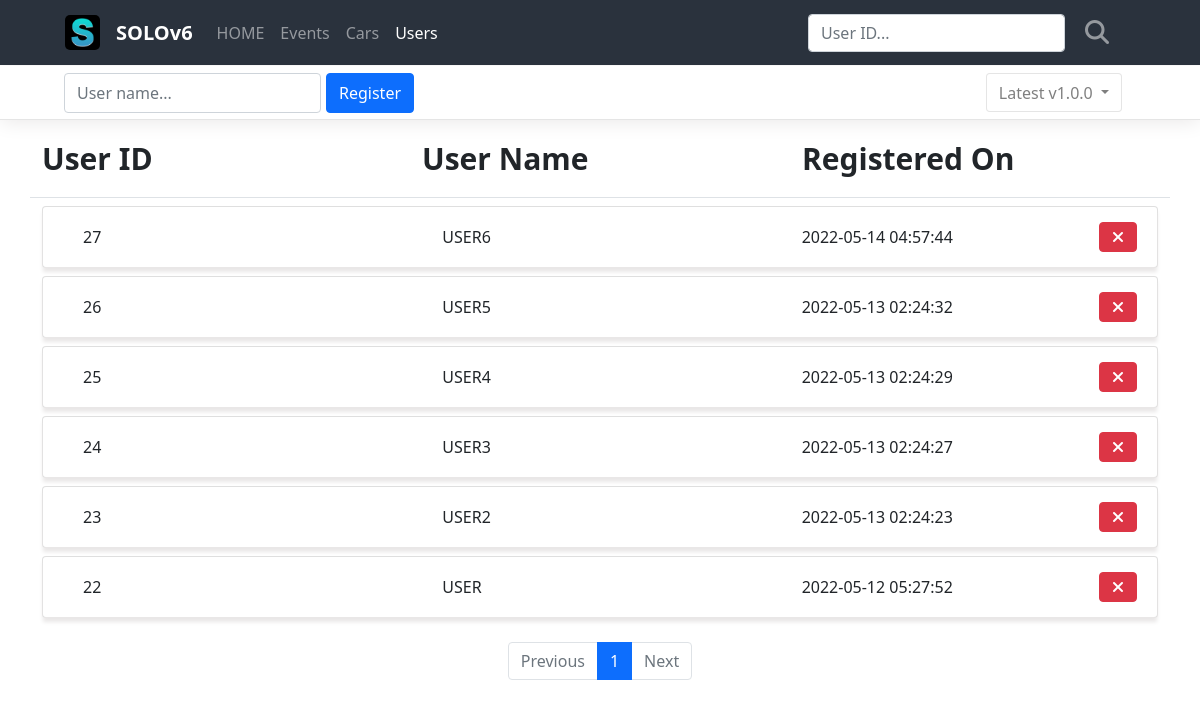
The app's page /users/, older data.
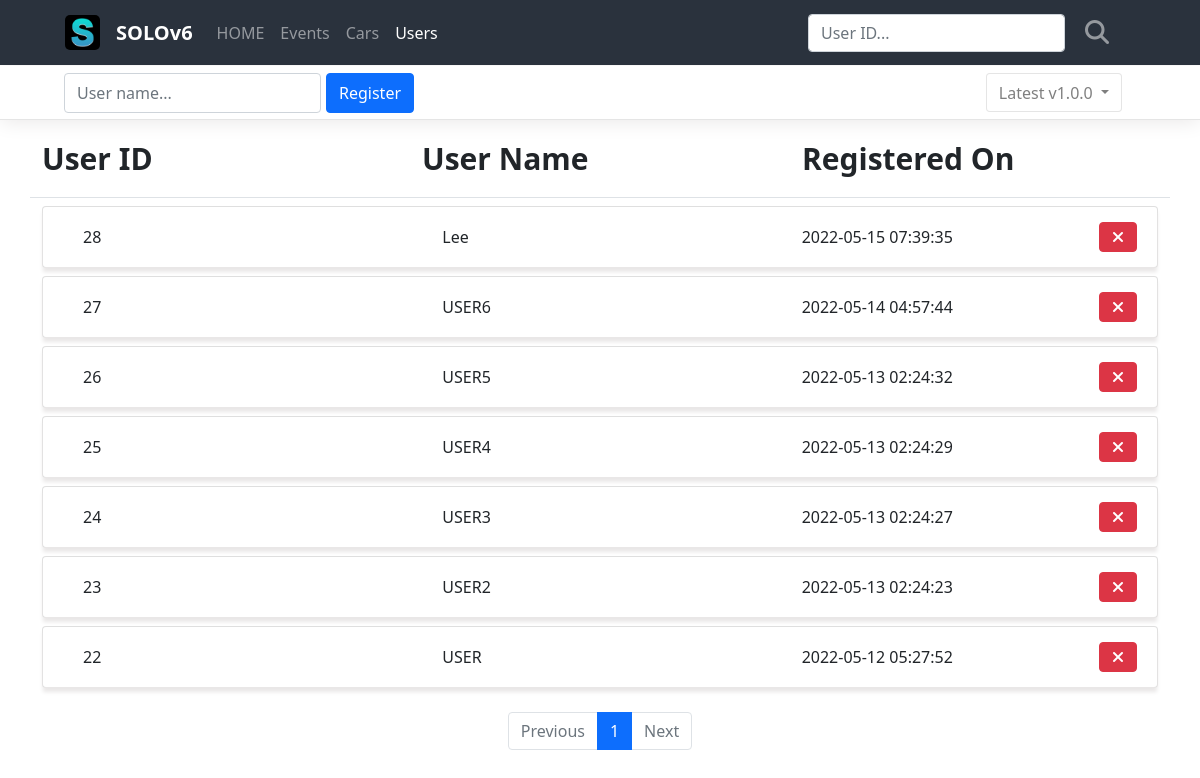
The same page, newer data.
### project/models/user.py (models this page shows, shortened)
class User(db.Model):
    id = db.Column(db.Integer, primary_key=True)
    user_name = db.Column(db.String(10), nullable=False)
    registered_on = db.Column(db.DateTime(), default=func.now())

### project/routes/user_routes.py (the view)
@blueprint.route('/')
def users():
    page = request.args.get('page', type=int, default=1)
    needle = request.args.get('needle', type=str, default='')
    user_list = UserModel.query.order_by(UserModel.registered_on.desc())
    if needle:
        user_list = user_list.filter(
            UserModel.id.ilike(needle)
        )
    user_list = user_list.paginate(page, per_page=10)
    return render_template('users.html', user_list=user_list, page=page, needle=needle)

### project/templates/users.html (shortened to what the changed rows need)
<link rel="stylesheet" href="../static/css/users.css">
{% extends 'base.html' %}
{% block content %}
<div class="main">
    <div class="container list-box">
        {% if user_list %}
            {% for user in user_list.items %}
            <div class="card my-2">
                <div class="card-body">
                    <div class="row card-body-row">
                        <div class="col list-col">
                            {{ user.id }}
                        </div>
                        <div class="col list-col">
                            {{ user.user_name }}
                        </div>
                        <div class="col list-col">
                            {{ user.registered_on }}
                            <div class="cancel-box">
                                <form class="delete-form" action="{{ url_for('users.delete') }}" method="post">
                                    <button type="submit" class="btn btn-danger mb-3 cancel-btn">
                                        <i class="fa-solid fa-xmark"></i>
                                    </button>
                                </form>
                            </div>
                        </div>
                    </div>
                </div>
            </div>
            {% endfor %}
        {% else %}
        <div class="row">
            <div class="col-12">
                <h2>❌ No User Registered ❌</h2>
            </div>
        </div>
        {% endif %}
    </div>
</div>
<ul class="pagination my-4 justify-content-center">
    {% for page_num in user_list.iter_pages() %}
    {% if page_num %}
    {% if page_num != user_list.page %}
    <li class="page-item">
        <a class="page-link" href="?page={{ page_num }}">{{ page_num }}</a>
    </li>
    {% else %}
    <li class="page-item active" aria-current="page">
        <a class="page-link" href="javascript:void(0)">{{ page_num }}</a>
    </li>
    {% endif %}
    {% else %}
    <li class="disabled">
        <a class="page-link" href="javascript:void(0)">...</a>
    </li>
    {% endif %}
    {% endfor %}
</ul>
{% endblock %}

Row changes from the older to the newer data that the page shows:
added User: id "28", user_name "Lee", registered_on "2022-05-15 07:39:35"
